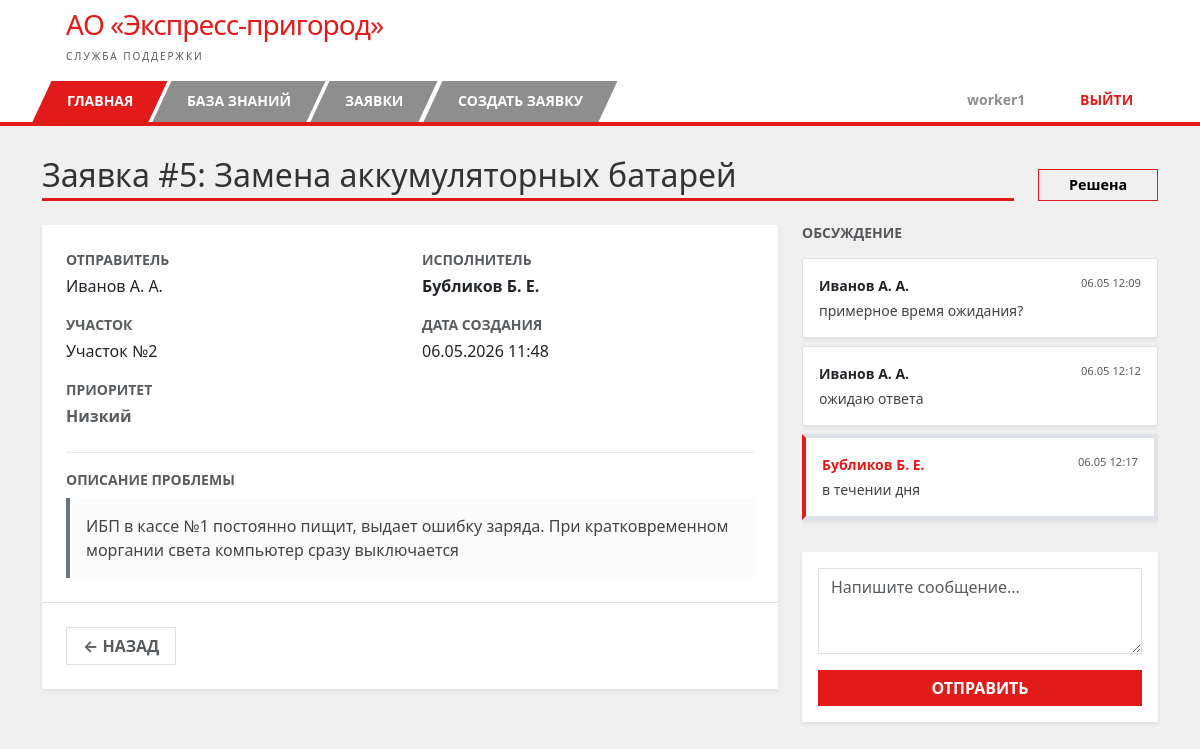
/tickets/5 (signed in), run on the app's committed database.
### app/models.py (models this page shows, shortened)
class User(UserMixin, db.Model):
    id = db.Column(db.Integer, primary_key=True)
    username = db.Column(db.String(64), index=True, unique=True, nullable=False)
    email = db.Column(db.String(120), unique=True, nullable=False)
    phone = db.Column(db.String(20), nullable=False)
    password_hash = db.Column(db.String(128))
    role = db.Column(db.String(20), default='employee')
    department = db.Column(db.String(50))
    tickets_created = db.relationship(
        'Ticket',
        foreign_keys='Ticket.creator_id',  # Тикеты, где пользователь - автор
        backref='creator',
        lazy='dynamic'
    )
    tickets_assigned = db.relationship(
        'Ticket',
        foreign_keys='Ticket.assignee_id',  # Тикеты, где пользователь - исполнитель
        backref='assignee',
        lazy='dynamic'
    )

class Ticket(db.Model):
    id = db.Column(db.Integer, primary_key=True)
    title = db.Column(db.String(100), nullable=False)
    description = db.Column(db.Text, nullable=False)
    category = db.Column(db.String(50), nullable=False)  # Участок
    priority = db.Column(db.String(20), default='Средний')  # Низкий/Средний/Высокий/Критический
    status = db.Column(db.String(20), default='Новая')  # Новая/В работе/Решена/Закрыта
    reopen_count = db.Column(db.Integer, default=0)  # Счетчик переоткрытий (для эскалации)
    created_at = db.Column(db.DateTime, index=True, default=datetime.utcnow)
    closed_at = db.Column(db.DateTime, nullable=True)  # Время окончательного закрытия
    creator_id = db.Column(db.Integer, db.ForeignKey('user.id'), nullable=False)  # Кто создал
    assignee_id = db.Column(db.Integer, db.ForeignKey('user.id'), nullable=True)  # Кто исполняет
    comments = db.relationship('Comment', backref='ticket', lazy='dynamic', cascade='all, delete')

class Comment(db.Model):
    id = db.Column(db.Integer, primary_key=True)
    text = db.Column(db.Text, nullable=False)
    created_at = db.Column(db.DateTime, default=datetime.utcnow)
    author_id = db.Column(db.Integer, db.ForeignKey('user.id'), nullable=False)
    ticket_id = db.Column(db.Integer, db.ForeignKey('ticket.id'), nullable=False)
    author = db.relationship('User', backref='comments')

### app/routes/tickets.py (the view, shortened to what this page needs)
@tickets_bp.route('/<int:id>', methods=['GET', 'POST'])
@login_required
def detail(id):
    ticket = Ticket.query.get_or_404(id)
    form = CommentForm()
    comments = ticket.comments.order_by(Comment.created_at.asc()).all()
    return render_template('tickets/detail.html', ticket=ticket, form=form, comments=comments)

### app/forms.py
class CommentForm(FlaskForm):
    text = TextAreaField('Написать комментарий...', validators=[DataRequired()])
    submit = SubmitField('Отправить')

### app/models.py (called while the page is built)
@login_manager.user_loader
def load_user(id):
    return User.query.get(int(id))

### app/templates/tickets/detail.html (shortened to what this page needs)
{% extends "base.html" %}
{% block content %}
<div class="mb-4 d-flex justify-content-between align-items-end">
    <div style="flex-grow: 1;">
        <h2 class="fw-light mb-1" style="color: #333;">Заявка #{{ ticket.id }}: {{ ticket.title }}</h2>
        <div style="width: 100%; height: 3px; background-color: #e21a1a;"></div>
    </div>
    <div class="ms-4">
        <span class="rounded-0 fw-bold py-1 px-3"
            style="display: inline-block; min-width: 120px; text-align: center; font-size: 0.9rem;
                    border: 1px solid #e21a1a; color: #000000;">
            {{ ticket.status }}
        </span>
    </div>
</div>
<div class="row">
    <div class="col-md-8">
        <div class="card shadow-sm border-0 rounded-0 mb-4">
            <div class="card-body p-4">
                <div class="row mb-4">
                    <div class="col-md-6">
                        <small class="text-uppercase text-muted fw-bold d-block mb-1">Отправитель</small>
                        <p class="mb-3">{{ ticket.creator.username }}</p>
                        <small class="text-uppercase text-muted fw-bold d-block mb-1">Участок</small>
                        <p class="mb-3">{{ ticket.category }}</p>
                        <small class="text-uppercase text-muted fw-bold d-block mb-1">Приоритет</small>
                        <p class="mb-0">
                            <span class="fw-bold {% if ticket.priority in ['Высокий', 'Критический'] %}text-danger{% else %}text-muted{% endif %}">
                                {{ ticket.priority }}
                            </span>
                        </p>
                    </div>
                    <div class="col-md-6">
                        <small class="text-uppercase text-muted fw-bold d-block mb-1">Исполнитель</small>
                        <p class="mb-3">
                            {% if ticket.assignee %}
                                <span class="text-dark fw-bold">{{ ticket.assignee.username }}</span>
                            {% else %}
                                <span class="text-muted italic">Не назначен</span>
                            {% endif %}
                        </p>
                        <small class="text-uppercase text-muted fw-bold d-block mb-1">Дата создания</small>
                        <p class="mb-0">{{ ticket.created_at.strftime('%d.%m.%Y %H:%M') }}</p>
                    </div>
                </div>
                <hr style="opacity: 0.1;">
                <small class="text-uppercase text-muted fw-bold d-block mb-2">Описание проблемы</small>
                <div class="p-3 bg-light border-start border-4 border-secondary" style="white-space: pre-wrap; color: #444; background-color: #fcfcfc !important;">{{ ticket.description }}</div>
            </div>
            <div class="card-footer bg-white border-top p-4 d-flex gap-2">
                <a href="{{ url_for('tickets.list_tickets') }}" class="btn rounded-0 border fw-bold small text-muted text-uppercase px-3">← Назад</a>
            </div>
        </div>
    </div>
    <div class="col-md-4">
        <h5 class="text-uppercase small fw-bold text-muted mb-3">Обсуждение</h5>
        <div class="mb-4" style="max-height: 500px; overflow-y: auto;">
            {% if not comments %}
                <p class="text-muted small italic">Комментариев пока нет.</p>
            {% else %}
                {% for comment in comments %}
                <div class="p-3 mb-2 rounded-0 shadow-sm bg-white border
                    {% if comment.author.role in ['support', 'superadmin'] %}border-start border-4{% endif %}"
                    {% if comment.author.role in ['support', 'superadmin'] %}style="border-left-color: #e21a1a !important;"{% endif %}>
                    <div class="d-flex justify-content-between mb-1">
                        <small class="fw-bold"
                               style="{% if comment.author.role in ['support', 'superadmin'] %}color: #e21a1a;{% endif %}">
                            {{ comment.author.username }}
                        </small>
                        <small class="text-muted" style="font-size: 0.7rem;">{{ comment.created_at.strftime('%d.%m %H:%M') }}</small>
                    </div>
                    <p class="mb-0 small" style="white-space: pre-wrap; color: #444;">{{ comment.text }}</p>
                </div>
                {% endfor %}
            {% endif %}
        </div>
        {% if ticket.status != 'Закрыта' %}
        <div class="card border-0 rounded-0 shadow-sm">
            <div class="card-body p-3">
                <form method="POST">
                    <div class="mb-3">
                        {{ form.text(class="form-control rounded-0", rows=3, placeholder="Напишите сообщение...") }}
                    </div>
                    <button type="submit" class="btn w-100 fw-bold text-white rounded-0" style="background-color: #e21a1a; border: none;">ОТПРАВИТЬ</button>
                </form>
            </div>
        </div>
        {% else %}
        <div class="alert alert-secondary rounded-0 small text-center">Заявка закрыта</div>
        {% endif %}
    </div>
</div>
{% endblock %}

### app/templates/base.html (shortened to what this page needs)
<!DOCTYPE html>
<html lang="ru">
<head>
    <link href="https://cdn.jsdelivr.net/npm/bootstrap@5.3.0/dist/css/bootstrap.min.css" rel="stylesheet">
    <link rel="stylesheet" href="{{ url_for('static', filename='css/style.css') }}">
</head>
<body>
    <header class="bg-white py-2">
        <div class="container d-flex align-items-center">
            <div class="ms-4">
                <h1 class="h3 mb-0" style="color: #e21a1a; font-weight: normal; letter-spacing: -1px;">
                    АО «Экспресс-пригород»
                </h1>
                <small class="text-muted text-uppercase" style="font-size: 10px; letter-spacing: 2px;">
                    Служба поддержки
                </small>
            </div>
        </div>
    </header>
    <nav class="rzd-nav-container">
        <div class="container">
            <div class="nav-wrapper">
                <ul class="nav">
                    {% if current_user.is_authenticated %}
                        <li class="nav-item active-red">
                            <a class="nav-link" href="{{ url_for('main.dashboard') }}">ГЛАВНАЯ</a>
                        </li>
                        <li class="nav-item">
                            <a class="nav-link" href="{{ url_for('knowledge.list_articles') }}">БАЗА ЗНАНИЙ</a>
                        </li>
                        <li class="nav-item">
                            <a class="nav-link" href="{{ url_for('tickets.list_tickets') }}">ЗАЯВКИ</a>
                        </li>
                        {% if current_user.role not in ['support', 'admin', 'superadmin'] %}
                            <li class="nav-item">
                                <a class="nav-link" href="{{ url_for('tickets.create') }}">СОЗДАТЬ ЗАЯВКУ</a>
                            </li>
                        {% endif %}
                    {% endif %}
                </ul>
                {% if current_user.is_authenticated %}
                <ul class="nav">
                    <li class="nav-item user-item">
                        <span class="nav-link-custom">
                            {{ current_user.username }}
                        </span>
                    </li>
                    <li class="nav-item logout-item">
                        <a class="nav-link-custom" href="{{ url_for('auth.logout') }}">ВЫЙТИ</a>
                    </li>
                </ul>
                {% endif %}
            </div>
        </div>
    </nav>
    <div class="container mt-4">
        {% block content %}{% endblock %}
    </div>
</body>
</html>

### app/static/css/style.css (style rules this page uses)
body { background-color: #f0f0f0; margin: 0; }
.rzd-nav-container { background-color: white; border-bottom: 4px solid #e21a1a; margin-bottom: 30px; }
.rzd-nav-container .nav { display: flex !important; padding: 0 !important; margin: 0 !important; list-style: none; gap: 4px; align-items: flex-end; }
.rzd-nav-container .nav-item { background-color: #8e8e8e; margin: 0 !important; padding: 0 !important; transform: skewX(-25deg); transition: 0.2s; border: none; }
.rzd-nav-container .nav-item .nav-link { display: block; padding: 12px 25px; color: white !important; text-decoration: none; font-weight: bold; font-size: 14px; transform: skewX(25deg); white-space: nowrap; line-height: 1.2; }
.rzd-nav-container .nav-item.active-red, .rzd-nav-container .nav-item:first-child { background-color: #e21a1a; }

### app/templates/base.html (style rules this page uses)
.nav-wrapper { display: flex; justify-content: space-between; align-items: flex-end; width: 100%; min-height: 48px; }
.user-item, .logout-item { background-color: #ffffff !important; transform: skewX(-25deg); border: 1px solid #ddd; border-bottom: none; transition: 0.2s; }
.user-item { margin-left: 20px; }
.logout-item { margin-left: 5px; }
.user-item .nav-link-custom { color: #8e8e8e !important; }
.logout-item .nav-link-custom { color: #e21a1a !important; }
.nav-link-custom { display: block; padding: 12px 25px; text-decoration: none; font-weight: bold; font-size: 14px; transform: skewX(25deg); background-color: transparent !important; white-space: nowrap; }

### data on the page
User: username "worker1"
Ticket: id "5", title "Замена аккумуляторных батарей", status "Решена", category "Участок №2", priority "Низкий", created_at "06.05.2026 11:48", description "ИБП в кассе №1 постоянно пищит, выдает ошибку заряда. При кратковременном моргании света компьютер сразу выключается"
User: creator.username "Иванов А. А."
User: assignee.username "Бубликов Б. Е."
Comment: author.username "Иванов А. А.", created_at "06.05 12:09", text "примерное время ожидания?"
Comment: author.username "Иванов А. А.", created_at "06.05 12:12", text "ожидаю ответа"
Comment: author.username "Бубликов Б. Е.", created_at "06.05 12:17", text "в течении дня"
